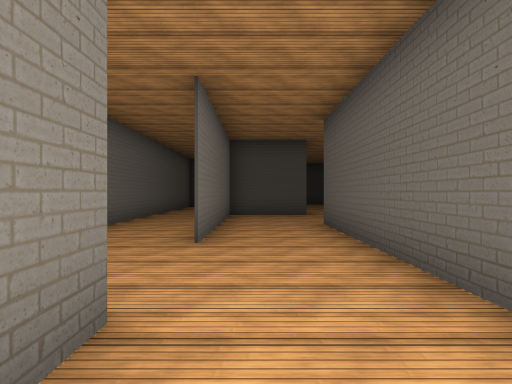
View 1 (above)

24 first-person views from a walk through a Unity game level. The camera is 1.5 m above the floor, looks level and sees 85° across. The floor is counted in squares, 2 m on a side. Each view is taken from the middle of a square. On the plan, view 1 faces up. The plan holds only what a view shows up to about 10 squares ahead; the rest is blank. The place goes on beyond the plan. The player character is not drawn. Some surface patterns are stand-ins.

View 2
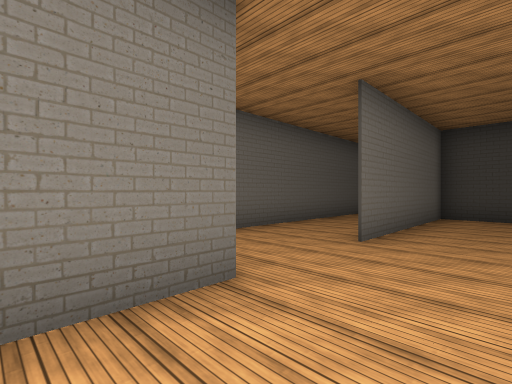

View 3
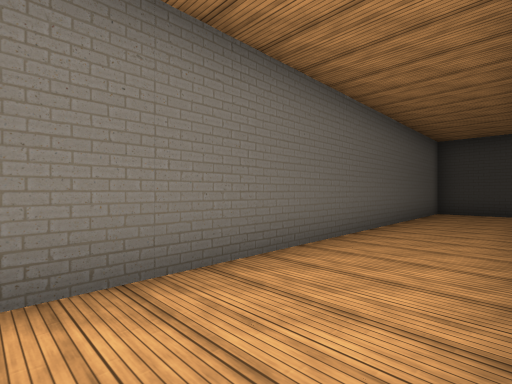

View 4
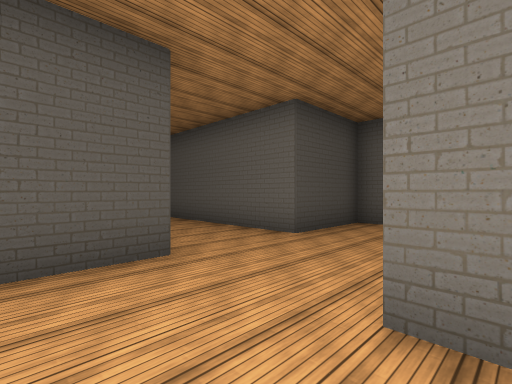

View 5
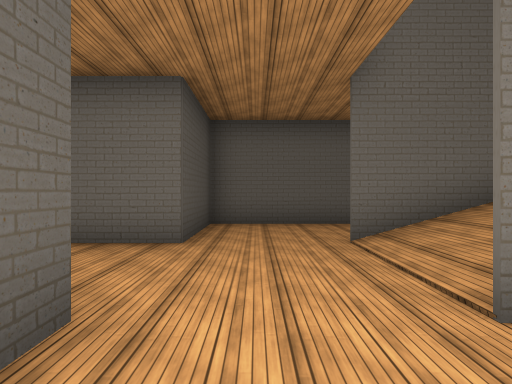

View 6
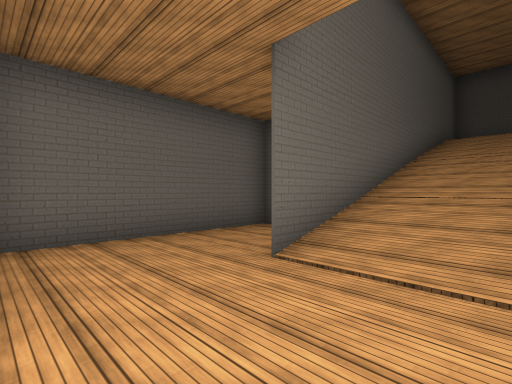

View 7
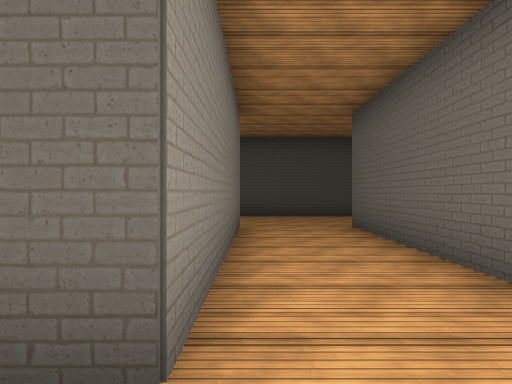

View 8
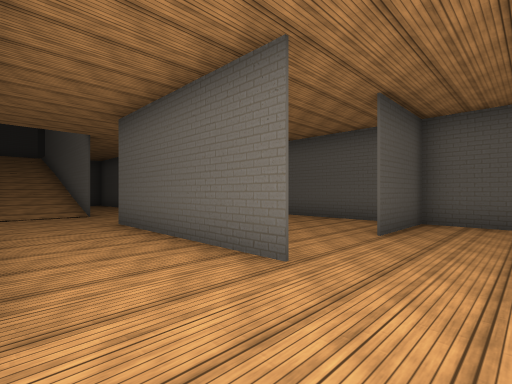

View 9
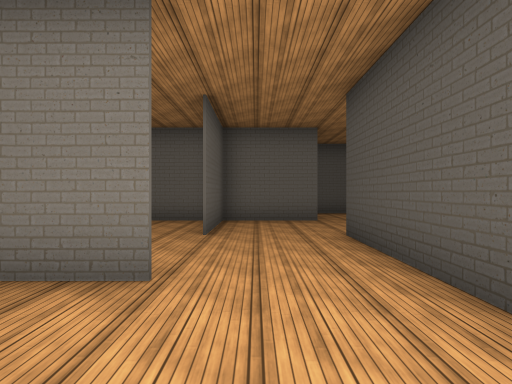

View 10
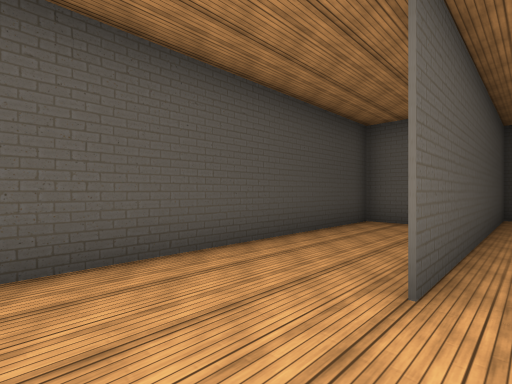

View 11
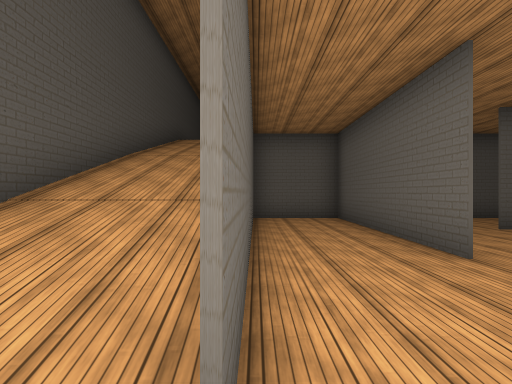

View 12
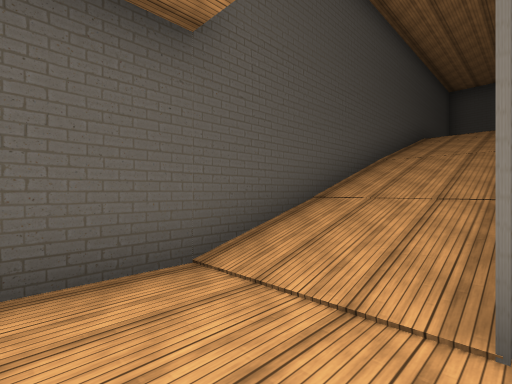

View 13
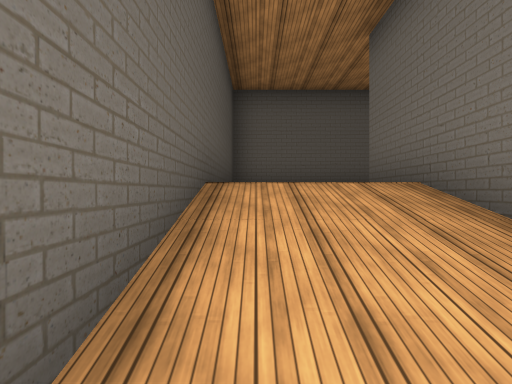

View 14
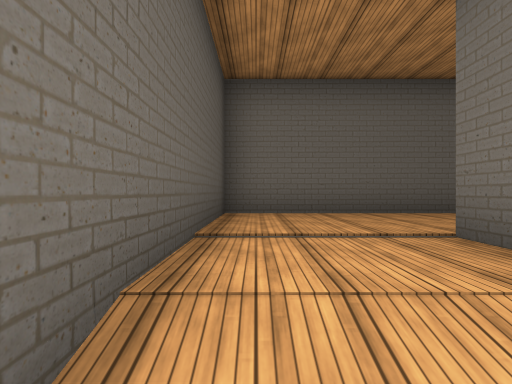

View 15
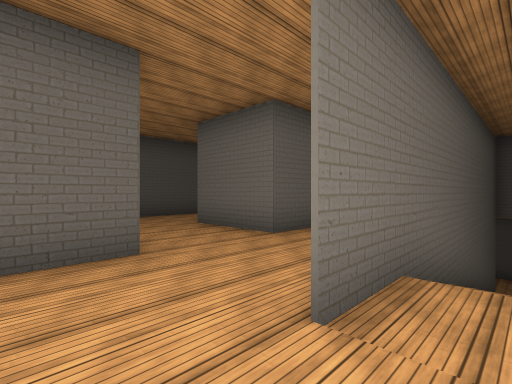

View 16
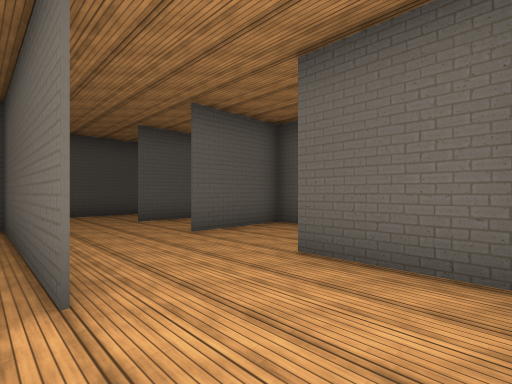

View 17
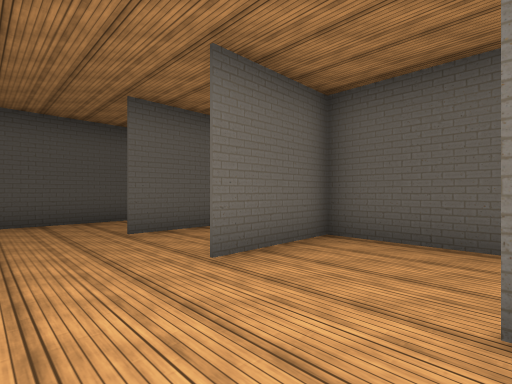

View 18
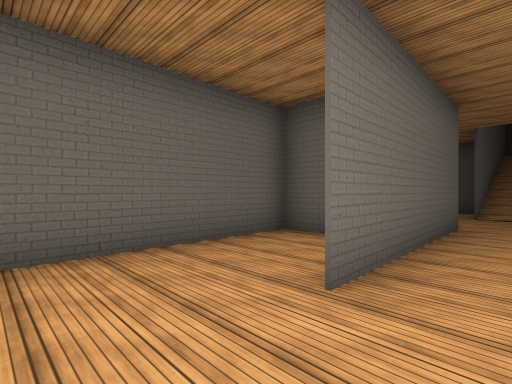

View 19
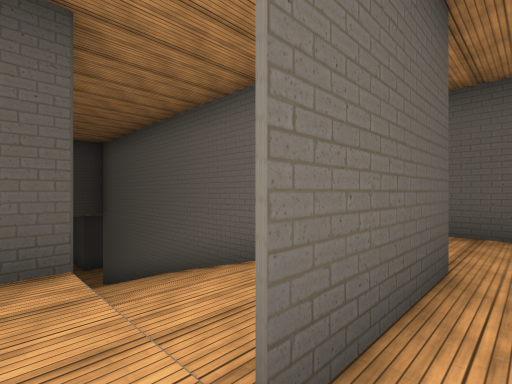

View 20
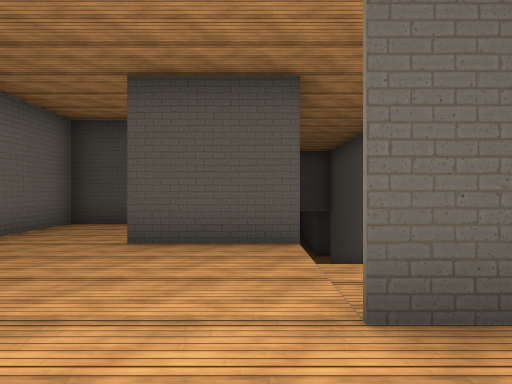

View 21
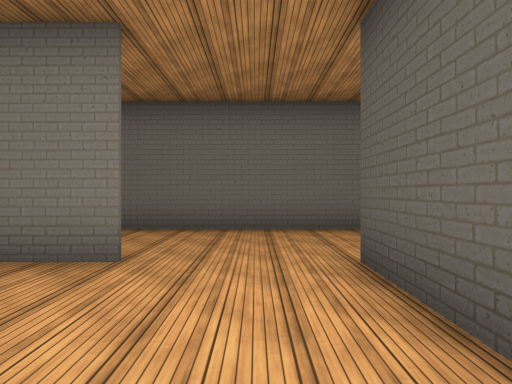

View 22
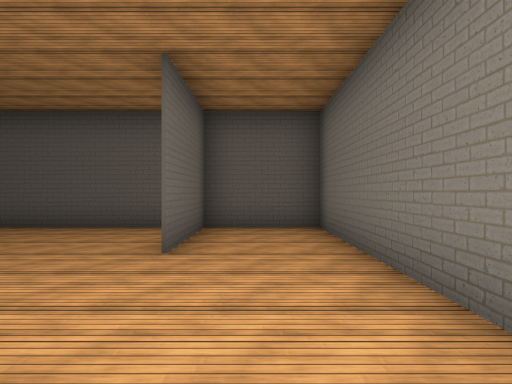

View 23
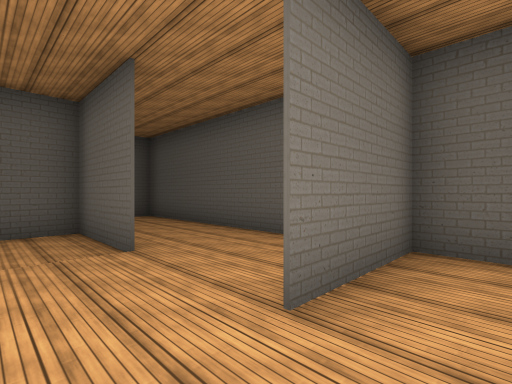

View 24
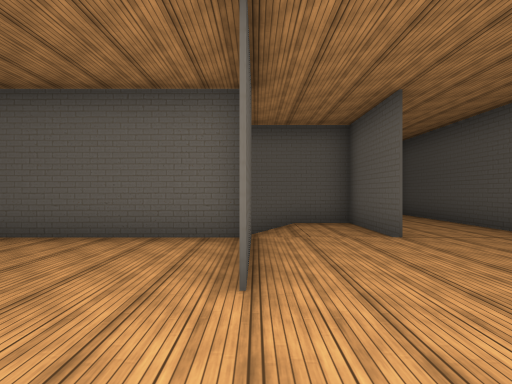

### Floor plan
Key: @ floor where view 1 was taken; # wall or solid block; . main floor; : floor 5 m higher than the main floor; / step, stairs or slope; = window, fence, low wall or low ledge; v drop or lower ground.
Columns run from 6 left of view 1 to 9 right of it. Each row starts with its distance up from view 1.
 22  ##############v
 21  ../////////:::#
 20  ../////////:::#
 19  ..##########::#
 18 #..........::::#
 17 #.....#####::::#
 16   #..........###
 15   #..........#
 14    ###..#.#..#
 13   #.....#.#..#
 12   #....##.#..#
 11   #..###..###
 10   #..###..#
  9   #..###...v#v
  8   #..#.......#
  7   #..#.......#
  6   #..#..=/#..#
  5   #..#..#/#..#
  4   #.....#/#//#
  3   #.....#/#
  2   ####..#/#
  1   #::/..#/#
  0   #::/@.#/#
 -1   #::/###/#
 -2   #::::://#
 -3   #:::::###::#
 -4   #::#:::::::#
 -5   #::#:::::::#
 -6    ##########v

Where each view was taken, in squares from view 1:
view 1: 0 up, 0 right, facing up
view 2: 0 up, 1 right, facing up-left
view 3: 3 up, 1 left, facing up-left
view 4: 6 up, 0 right, facing up-right
view 5: 8 up, 0 right, facing right
view 6: 9 up, 2 right, facing down-right
view 7: 8 up, 2 right, facing up
view 8: 16 up, 4 right, facing down-left
view 9: 15 up, 4 right, facing left
view 10: 16 up, 3 left, facing up-right
view 11: 19 up, 4 left, facing right
view 12: 19 up, 5 left, facing up-right
view 13: 21 up, 2 right, facing right
view 14: 21 up, 4 right, facing right
view 15: 20 up, 8 right, facing down-left
view 16: 17 up, 3 left, facing down-right
view 17: 16 up, 1 left, facing down-right
view 18: 16 up, 3 right, facing down-right
view 19: 4 down, 1 right, facing up-right
view 20: 5 down, 1 right, facing up
view 21: 2 down, 2 right, facing left
view 22: 0 up, 2 left, facing down
view 23: 2 down, 2 left, facing down-right
view 24: 1 down, 3 left, facing right
